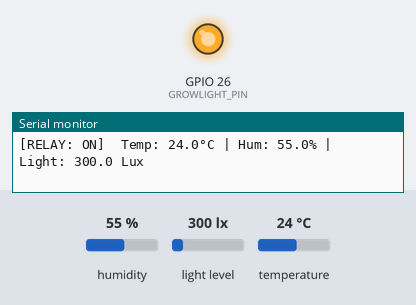
Bench run of a sketch on a simulated ESP32. On the bench: output pins drawn as LEDs (lit = HIGH), the last lines printed to the serial monitor. The inputs (shaded band) are chosen by the test bench; at power-on: light level 300 lx, humidity 55 %, temperature 24 °C.

Above: at 2.8 s.
2.9 s: light level set to 55 lx
5.6 s: light level set to 46 lx
At 6.4 s:
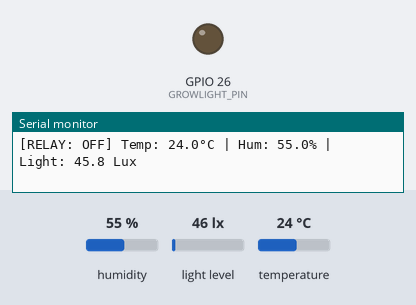
8.3 s: light level set to 500 lx
At 10.8 s:
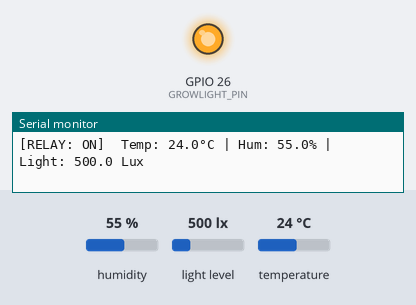
11.5 s: light level set to 40 lx
At 12.5 s:
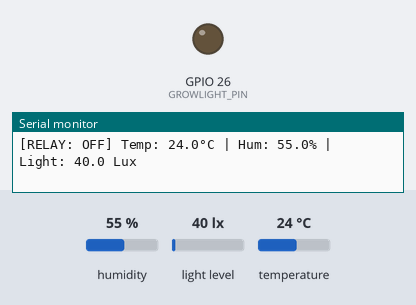
Timing chart, 0 to 14.5 s (numbered marks = the images above; inputs shaded):
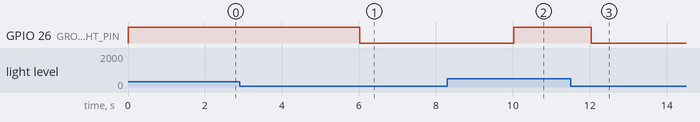

Measured:
- the behaviour switches between 51 and 50 lx on light level (found by bisection; images 0 and 1)
- after the input at 5.6 s, GPIO 26 (GROWLIGHT_PIN): HIGH → LOW after 0.42 s
- after the input at 8.3 s, GPIO 26 (GROWLIGHT_PIN): LOW → HIGH after 1.7 s
- after the input at 11.5 s, GPIO 26 (GROWLIGHT_PIN): HIGH → LOW after 0.53 s

The sketch:

Growlight.ino
```cpp
#include <Wire.h>
#include <Adafruit_Sensor.h>
#include <Adafruit_BME280.h>
#include <BH1750.h>

const int GROWLIGHT_PIN = 26;
const float LUX_THRESHOLD = 50.0;

Adafruit_BME280 bme;
BH1750 lightMeter;

void setup()
{
  Serial.begin(115200);

  pinMode(GROWLIGHT_PIN, OUTPUT);
  digitalWrite(GROWLIGHT_PIN, LOW);

  Wire.begin(21, 22);
  Serial.println("\n--- Nurtura Smart Light Test ---");

  if (!bme.begin(0x76, &Wire))
  {
    Serial.println("System: Could not find BME280 sensor!");
  }
  else
  {
    Serial.println("System: BME280 Initialized (0x76)");
  }

  if (lightMeter.begin(BH1750::CONTINUOUS_HIGH_RES_MODE))
  {
    Serial.println("System: GY-302 Initialized (0x23)");
  }
  else
  {
    Serial.println("System: Could not find GY-302 sensor!");
  }

  Serial.println("System Monitoring Started...");
  Serial.println("------------------------------------");
}

void loop()
{
  float temp = bme.readTemperature();
  float hum = bme.readHumidity();
  float lux = lightMeter.readLightLevel();

  if (lux > LUX_THRESHOLD)
  {
    digitalWrite(GROWLIGHT_PIN, HIGH);
    Serial.print("[RELAY: ON]  ");
  }
  else
  {
    digitalWrite(GROWLIGHT_PIN, LOW);
    Serial.print("[RELAY: OFF] ");
  }

  Serial.print("Temp: ");
  Serial.print(temp, 1);
  Serial.print("°C | ");
  Serial.print("Hum: ");
  Serial.print(hum, 1);
  Serial.print("% | ");
  Serial.print("Light: ");
  Serial.print(lux, 1);
  Serial.println(" Lux");

  delay(2000);
}
```
